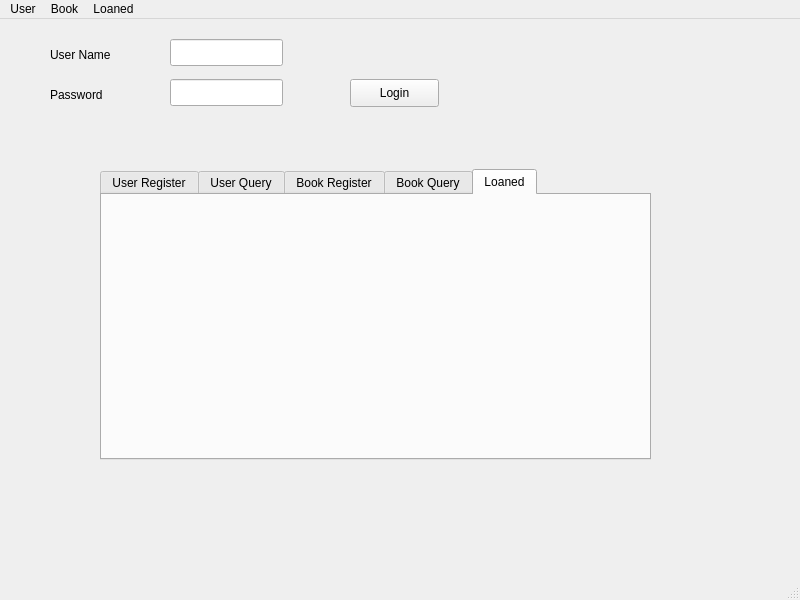
<?xml version="1.0" encoding="UTF-8"?>
<ui version="4.0">
 <class>MainWindow</class>
 <widget class="QMainWindow" name="MainWindow">
  <property name="geometry">
   <rect>
    <x>0</x>
    <y>0</y>
    <width>800</width>
    <height>600</height>
   </rect>
  </property>
  <property name="windowTitle">
   <string>MainWindow</string>
  </property>
  <widget class="QWidget" name="centralwidget">
   <widget class="QTabWidget" name="tabWidget">
    <property name="geometry">
     <rect>
      <x>100</x>
      <y>150</y>
      <width>551</width>
      <height>291</height>
     </rect>
    </property>
    <property name="currentIndex">
     <number>4</number>
    </property>
    <widget class="QWidget" name="tabUserRegister">
     <attribute name="title">
      <string>User Register</string>
     </attribute>
    </widget>
    <widget class="QWidget" name="tabUserQuery">
     <attribute name="title">
      <string>User Query</string>
     </attribute>
    </widget>
    <widget class="QWidget" name="tabBookRegister">
     <attribute name="title">
      <string>Book Register</string>
     </attribute>
    </widget>
    <widget class="QWidget" name="tabBookQuery">
     <attribute name="title">
      <string>Book Query</string>
     </attribute>
    </widget>
    <widget class="QWidget" name="tabLoaned">
     <attribute name="title">
      <string>Loaned</string>
     </attribute>
    </widget>
   </widget>
   <widget class="QLabel" name="label">
    <property name="geometry">
     <rect>
      <x>50</x>
      <y>20</y>
      <width>91</width>
      <height>31</height>
     </rect>
    </property>
    <property name="text">
     <string>User Name</string>
    </property>
   </widget>
   <widget class="QLabel" name="label_2">
    <property name="geometry">
     <rect>
      <x>50</x>
      <y>60</y>
      <width>101</width>
      <height>31</height>
     </rect>
    </property>
    <property name="text">
     <string>Password</string>
    </property>
   </widget>
   <widget class="QLineEdit" name="lineEditUserName">
    <property name="geometry">
     <rect>
      <x>170</x>
      <y>20</y>
      <width>113</width>
      <height>27</height>
     </rect>
    </property>
   </widget>
   <widget class="QLineEdit" name="lineEditPwd">
    <property name="geometry">
     <rect>
      <x>170</x>
      <y>60</y>
      <width>113</width>
      <height>27</height>
     </rect>
    </property>
   </widget>
   <widget class="QPushButton" name="pushButtonLogin">
    <property name="geometry">
     <rect>
      <x>350</x>
      <y>60</y>
      <width>89</width>
      <height>28</height>
     </rect>
    </property>
    <property name="text">
     <string>Login</string>
    </property>
   </widget>
  </widget>
  <widget class="QMenuBar" name="menubar">
   <property name="geometry">
    <rect>
     <x>0</x>
     <y>0</y>
     <width>800</width>
     <height>21</height>
    </rect>
   </property>
   <widget class="QMenu" name="menuUser">
    <property name="title">
     <string>User</string>
    </property>
   </widget>
   <widget class="QMenu" name="menuBook">
    <property name="title">
     <string>Book</string>
    </property>
   </widget>
   <widget class="QMenu" name="menuLoaned">
    <property name="title">
     <string>Loaned</string>
    </property>
   </widget>
   <addaction name="menuUser"/>
   <addaction name="menuBook"/>
   <addaction name="menuLoaned"/>
  </widget>
  <widget class="QStatusBar" name="statusbar"/>
 </widget>
 <resources/>
 <connections/>
</ui>
